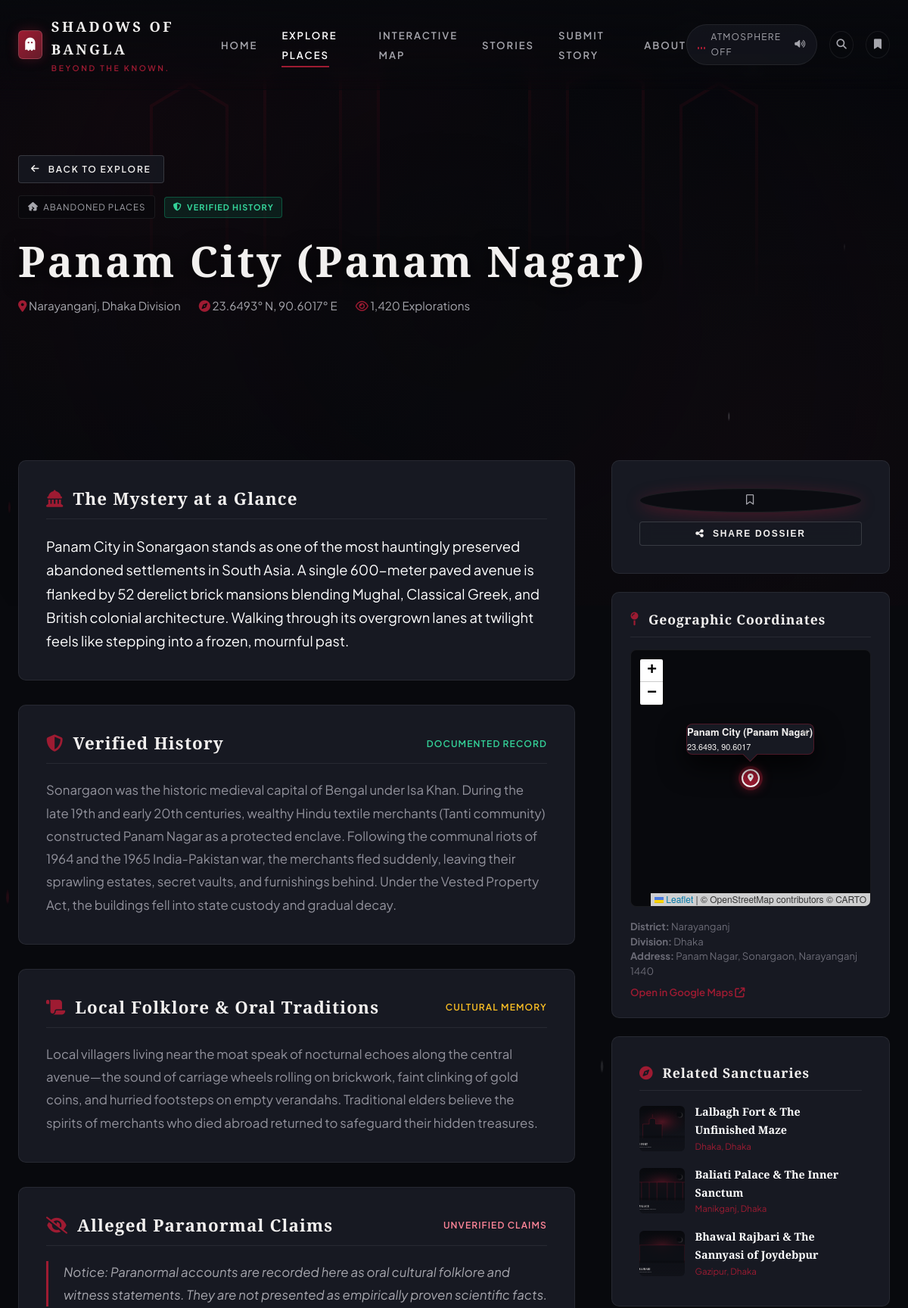
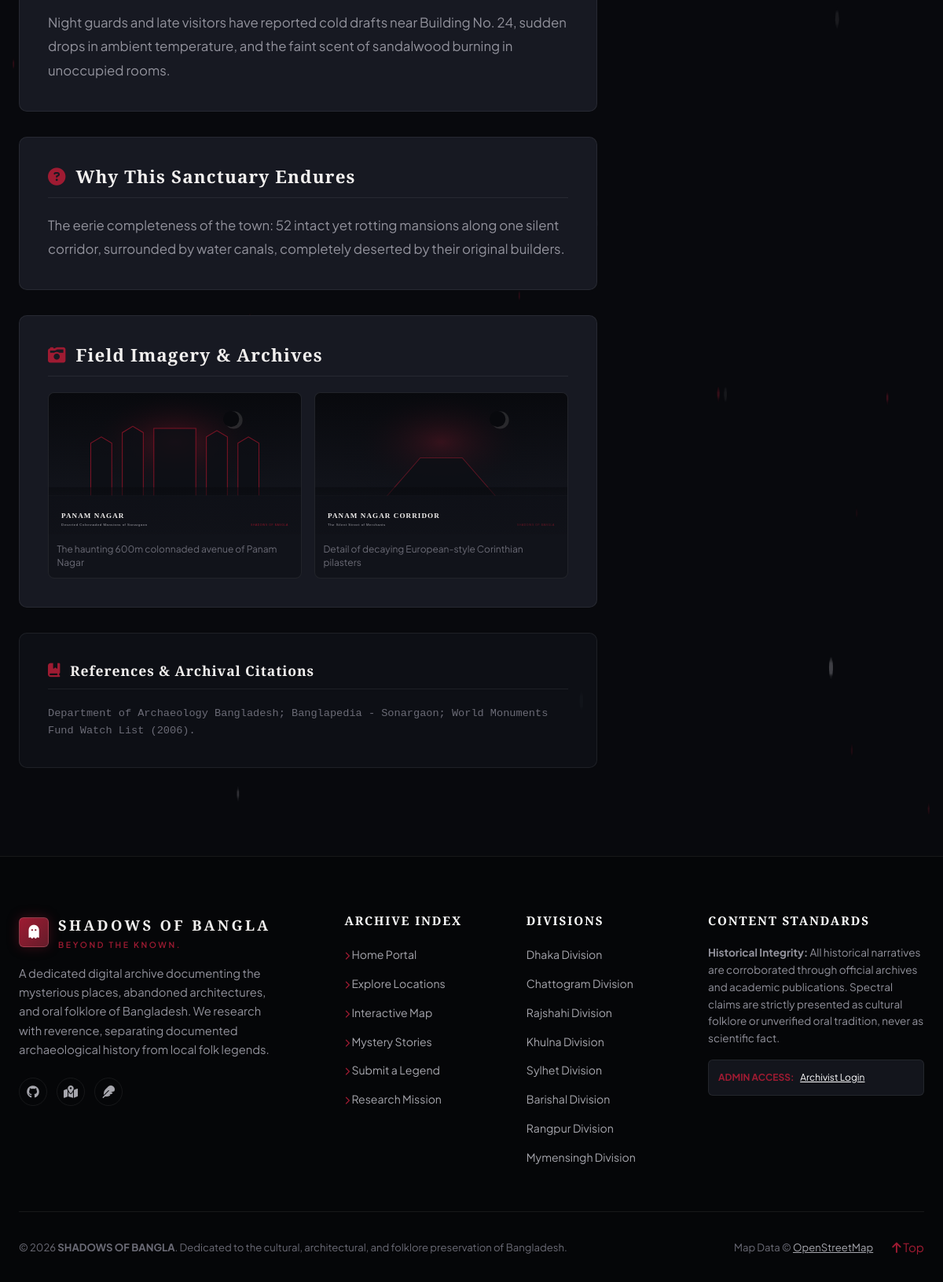
Screenshot of /place.php?slug=panam-city-sonargaon with the database file from the repository (2 pictures, top to bottom).
### tables this page shows
CREATE TABLE `places` (
  `id` INT UNSIGNED NOT NULL AUTO_INCREMENT,
  `name` VARCHAR(150) NOT NULL,
  `slug` VARCHAR(160) NOT NULL UNIQUE,
  `summary` VARCHAR(350) NOT NULL,
  `description` TEXT NOT NULL,
  `division` VARCHAR(50) NOT NULL,
  `district` VARCHAR(50) NOT NULL,
  `address` VARCHAR(255) DEFAULT NULL,
  `latitude` DECIMAL(10, 7) NOT NULL,
  `longitude` DECIMAL(10, 7) NOT NULL,
  `cover_image` VARCHAR(255) NOT NULL,
  `historical_background` LONGTEXT NOT NULL,
  `local_legends` LONGTEXT NOT NULL,
  `paranormal_claims` LONGTEXT DEFAULT NULL,
  `why_mysterious` LONGTEXT DEFAULT NULL,
  `category_id` INT UNSIGNED NOT NULL,
  `verification_status` ENUM('VERIFIED HISTORY', 'LOCAL FOLKLORE', 'UNVERIFIED LEGEND') NOT NULL DEFAULT 'LOCAL FOLKLORE',
  `sources` TEXT DEFAULT NULL,
  `is_featured` TINYINT(1) NOT NULL DEFAULT 0,
  `views_count` INT UNSIGNED NOT NULL DEFAULT 0,
  `created_at` TIMESTAMP NOT NULL DEFAULT CURRENT_TIMESTAMP,
  `updated_at` TIMESTAMP NOT NULL DEFAULT CURRENT_TIMESTAMP ON UPDATE CURRENT_TIMESTAMP,
  PRIMARY KEY (`id`),
  INDEX `idx_division` (`division`),
  INDEX `idx_district` (`district`),
  INDEX `idx_category` (`category_id`),
  INDEX `idx_featured` (`is_featured`),
  CONSTRAINT `fk_places_category` FOREIGN KEY (`category_id`) REFERENCES `categories` (`id`) ON DELETE RESTRICT ON UPDATE CASCADE
);

CREATE TABLE `categories` (
  `id` INT UNSIGNED NOT NULL AUTO_INCREMENT,
  `name` VARCHAR(100) NOT NULL UNIQUE,
  `slug` VARCHAR(100) NOT NULL UNIQUE,
  `description` TEXT DEFAULT NULL,
  `icon` VARCHAR(50) NOT NULL DEFAULT 'fa-ghost',
  `created_at` TIMESTAMP NOT NULL DEFAULT CURRENT_TIMESTAMP,
  PRIMARY KEY (`id`)
);

CREATE TABLE `place_images` (
  `id` INT UNSIGNED NOT NULL AUTO_INCREMENT,
  `place_id` INT UNSIGNED NOT NULL,
  `image_url` VARCHAR(255) NOT NULL,
  `caption` VARCHAR(255) DEFAULT NULL,
  `is_primary` TINYINT(1) NOT NULL DEFAULT 0,
  `created_at` TIMESTAMP NOT NULL DEFAULT CURRENT_TIMESTAMP,
  PRIMARY KEY (`id`),
  INDEX `idx_place_image_place` (`place_id`),
  CONSTRAINT `fk_place_images_place` FOREIGN KEY (`place_id`) REFERENCES `places` (`id`) ON DELETE CASCADE ON UPDATE CASCADE
);

### place.php (the view, shortened to what this page needs)
<?php
require_once __DIR__ . '/includes/functions.php';
$pdo = get_db_connection();
$slug = trim($_GET['slug'] ?? '');
$id = (int)($_GET['id'] ?? 0);
$place = null;
$galleryImages = [];
$relatedPlaces = [];
if ($pdo) {
    try {
        if (!empty($slug)) {
            $stmt = $pdo->prepare("SELECT p.*, c.name as category_name, c.slug as category_slug, c.icon as category_icon
                                   FROM places p
                                   JOIN categories c ON p.category_id = c.id
                                   WHERE p.slug = :slug LIMIT 1");
            $stmt->execute([':slug' => $slug]);
        } else {
            $stmt = $pdo->prepare("SELECT p.*, c.name as category_name, c.slug as category_slug, c.icon as category_icon
                                   FROM places p
                                   JOIN categories c ON p.category_id = c.id
                                   WHERE p.id = :id LIMIT 1");
            $stmt->execute([':id' => $id]);
        }
        $place = $stmt->fetch();
        if ($place) {
            $imgStmt = $pdo->prepare("SELECT * FROM place_images WHERE place_id = :id ORDER BY is_primary DESC, id ASC");
            $imgStmt->execute([':id' => $place['id']]);
            $galleryImages = $imgStmt->fetchAll();
            $relStmt = $pdo->prepare("SELECT p.*, c.name as category_name, c.slug as category_slug, c.icon as category_icon
                                      FROM places p
                                      JOIN categories c ON p.category_id = c.id
                                      WHERE p.id != :id AND (p.division = :division OR p.category_id = :catId)
                                      ORDER BY p.views_count DESC LIMIT 3");
            $relStmt->execute([
                ':id' => $place['id'],
                ':division' => $place['division'],
                ':catId' => $place['category_id']
            ]);
            $relatedPlaces = $relStmt->fetchAll();
        }
    } catch (PDOException $e) {
        error_log('Place query error: ' . $e->getMessage());
    }
}
require_once __DIR__ . '/includes/header.php';
?>
<section class="place-hero">
    <img src="<?= e($place['cover_image']) ?>" alt="<?= e($place['name']) ?>" class="place-hero-img">
    <div class="place-hero-overlay"></div>
    <div class="container" style="position: relative; z-index: 10;">
        <div style="margin-bottom: 1.25rem;">
            <a href="explore.php" class="btn btn-secondary btn-sm" style="margin-bottom: 1rem;">
                <i class="fa-solid fa-arrow-left"></i> Back to Explore
            </a>
            <div style="display: flex; gap: 0.75rem; align-items: center; flex-wrap: wrap;">
                <span class="category-pill">
                    <i class="fa-solid <?= e($place['category_icon']) ?>"></i> <?= e($place['category_name']) ?>
                </span>
                <?= render_verification_badge($place['verification_status']) ?>
            </div>
        </div>
        <h1 style="font-size: clamp(2rem, 5vw, 3.5rem); margin-bottom: 0.75rem; text-shadow: 0 4px 25px rgba(0,0,0,0.8);">
            <?= e($place['name']) ?>
        </h1>
        <div style="display: flex; align-items: center; gap: 1.5rem; flex-wrap: wrap; font-size: 0.95rem; color: var(--fog-grey);">
            <div>
                <i class="fa-solid fa-location-dot" style="color: var(--accent-red);"></i>
                <?= e($place['district']) ?>, <?= e($place['division']) ?> Division
            </div>
            <div>
                <i class="fa-solid fa-compass" style="color: var(--accent-red);"></i>
                <?= number_format($place['latitude'], 4) ?>° N, <?= number_format($place['longitude'], 4) ?>° E
            </div>
            <div>
                <i class="fa-regular fa-eye" style="color: var(--accent-red);"></i>
                <?= number_format($place['views_count']) ?> Explorations
            </div>
        </div>
    </div>
</section>
<section class="section-padding">
    <div class="container">
        <div class="place-details-grid">
            <div class="details-main">
                <div class="content-box">
                    <h2><i class="fa-solid fa-landmark-dome text-red"></i> The Mystery at a Glance</h2>
                    <p class="prose" style="font-size: 1.15rem; color: #fff; line-height: 1.7;">
                        <?= nl2br(e($place['description'])) ?>
                    </p>
                </div>
                <div class="content-box">
                    <h2>
                        <i class="fa-solid fa-shield-halved text-red"></i> Verified History
                        <span style="font-size: 0.75rem; margin-left: auto; color: #34d399; font-family: var(--font-sans); font-weight: 600;">
                            DOCUMENTED RECORD
                        </span>
                    </h2>
                    <div class="prose">
                        <?= nl2br(e($place['historical_background'])) ?>
                    </div>
                </div>
                <div class="content-box">
                    <h2>
                        <i class="fa-solid fa-scroll text-red"></i> Local Folklore & Oral Traditions
                        <span style="font-size: 0.75rem; margin-left: auto; color: #fbbf24; font-family: var(--font-sans); font-weight: 600;">
                            CULTURAL MEMORY
                        </span>
                    </h2>
                    <div class="prose">
                        <?= nl2br(e($place['local_legends'])) ?>
                    </div>
                </div>
                <?php if (!empty($place['paranormal_claims'])): ?>
                <div class="content-box">
                    <h2>
                        <i class="fa-solid fa-eye-slash text-red"></i> Alleged Paranormal Claims
                        <span style="font-size: 0.75rem; margin-left: auto; color: #ff8598; font-family: var(--font-sans); font-weight: 600;">
                            UNVERIFIED CLAIMS
                        </span>
                    </h2>
                    <div class="prose">
                        <blockquote style="border-left: 3px solid var(--accent-red); padding-left: 1.25rem; font-style: italic; color: var(--fog-grey); margin-bottom: 1rem;">
                            Notice: Paranormal accounts are recorded here as oral cultural folklore and witness statements. They are not presented as empirically proven scientific facts.
                        </blockquote>
                        <?= nl2br(e($place['paranormal_claims'])) ?>
                    </div>
                </div>
                <?php endif; ?>
                <?php if (!empty($place['why_mysterious'])): ?>
                <div class="content-box">
                    <h2><i class="fa-solid fa-circle-question text-red"></i> Why This Sanctuary Endures</h2>
                    <div class="prose">
                        <?= nl2br(e($place['why_mysterious'])) ?>
                    </div>
                </div>
                <?php endif; ?>
                <?php if (!empty($galleryImages)): ?>
                <div class="content-box">
                    <h2><i class="fa-solid fa-camera-retro text-red"></i> Field Imagery & Archives</h2>
                    <div style="display: grid; grid-template-columns: repeat(auto-fill, minmax(240px, 1fr)); gap: 1rem; margin-top: 1rem;">
                        <?php foreach ($galleryImages as $img): ?>
                            <div style="border-radius: 8px; overflow: hidden; border: 1px solid var(--border-subtle); background: var(--bg-secondary);">
                                <img src="<?= e($img['image_url']) ?>" alt="<?= e($img['caption'] ?: $place['name']) ?>" style="width: 100%; height: 180px; object-fit: cover;">
                                <?php if (!empty($img['caption'])): ?>
                                    <div style="padding: 0.65rem; font-size: 0.75rem; color: var(--text-muted); line-height: 1.4;">
                                        <?= e($img['caption']) ?>
                                    </div>
                                <?php endif; ?>
                            </div>
                        <?php endforeach; ?>
                    </div>
                </div>
                <?php endif; ?>
                <?php if (!empty($place['sources'])): ?>
                <div class="content-box" style="background: rgba(17, 19, 26, 0.7);">
                    <h3 style="font-size: 1.1rem;"><i class="fa-solid fa-book-bookmark text-red"></i> References & Archival Citations</h3>
                    <div style="font-size: 0.85rem; color: var(--text-muted); line-height: 1.6; font-family: monospace;">
                        <?= nl2br(e($place['sources'])) ?>
                    </div>
                </div>
                <?php endif; ?>
            </div>
            <aside class="details-sidebar">
                <div class="sidebar-sticky">
                    <div class="content-box" style="margin-bottom: 1.5rem; text-align: center;">
                        <button class="btn btn-primary bookmark-btn"
                                style="width: 100%; margin-bottom: 0.75rem;"
                                data-id="<?= e($place['id']) ?>"
                                data-slug="<?= e($place['slug']) ?>"
                                data-name="<?= e($place['name']) ?>"
                                data-district="<?= e($place['district']) ?>"
                                data-division="<?= e($place['division']) ?>"
                                data-image="<?= e($place['cover_image']) ?>"
                                data-category="<?= e($place['category_name']) ?>">
                        </button>
                        <button onclick="navigator.clipboard.writeText(window.location.href); alert('Dossier link copied to clipboard!');" class="btn btn-secondary btn-sm" style="width: 100%;">
                            <i class="fa-solid fa-share-nodes"></i> Share Dossier
                        </button>
                    </div>
                    <div class="content-box" style="margin-bottom: 1.5rem; padding: 1.5rem;">
                        <h3 style="font-size: 1.1rem; margin-bottom: 1rem;"><i class="fa-solid fa-map-pin text-red"></i> Geographic Coordinates</h3>
                        <div id="place-mini-map"
                             data-lat="<?= (float)$place['latitude'] ?>"
                             data-lng="<?= (float)$place['longitude'] ?>"
                             data-name="<?= e($place['name']) ?>"></div>
                        <div style="margin-top: 1rem; font-size: 0.82rem; color: var(--text-muted); line-height: 1.5;">
                            <div><strong>District:</strong> <?= e($place['district']) ?></div>
                            <div><strong>Division:</strong> <?= e($place['division']) ?></div>
                            <?php if (!empty($place['address'])): ?>
                                <div><strong>Address:</strong> <?= e($place['address']) ?></div>
                            <?php endif; ?>
                            <div style="margin-top: 0.5rem;">
                                <a href="https://www.google.com/maps?q=<?= (float)$place['latitude'] ?>,<?= (float)$place['longitude'] ?>" target="_blank" rel="noopener" style="color: var(--accent-red); font-weight: 600;">
                                    Open in Google Maps <i class="fa-solid fa-arrow-up-right-from-square"></i>
                                </a>
                            </div>
                        </div>
                    </div>
                    <?php if (!empty($relatedPlaces)): ?>
                    <div class="content-box">
                        <h3 style="font-size: 1.1rem; margin-bottom: 1rem;"><i class="fa-solid fa-compass text-red"></i> Related Sanctuaries</h3>
                        <div style="display: flex; flex-direction: column; gap: 1rem;">
                            <?php foreach ($relatedPlaces as $rel): ?>
                                <a href="place.php?slug=<?= e($rel['slug']) ?>" style="display: flex; gap: 0.85rem; align-items: center; text-decoration: none;">
                                    <img src="<?= e($rel['cover_image']) ?>" alt="<?= e($rel['name']) ?>" style="width: 60px; height: 60px; border-radius: 6px; object-fit: cover; flex-shrink: 0;">
                                    <div>
                                        <div style="font-size: 0.9rem; font-weight: 600; color: #fff; font-family: var(--font-serif);"><?= e($rel['name']) ?></div>
                                        <div style="font-size: 0.72rem; color: var(--accent-red);"><?= e($rel['district']) ?>, <?= e($rel['division']) ?></div>
                                    </div>
                                </a>
                            <?php endforeach; ?>
                        </div>
                    </div>
                    <?php endif; ?>
                </div>
            </aside>
        </div>
    </div>
</section>
<?php require_once __DIR__ . '/includes/footer.php'; ?>

### rows the page displays
places: cover_image (picture), category.name "ABANDONED PLACES", name "Panam City (Panam Nagar)", district "Narayanganj", division "Dhaka", latitude "23.6493", longitude "90.6017", views_count "1,420", description "Panam City in Sonargaon stands as one of the most hauntingly preserved abandoned settlements in South Asia. A single 600-meter paved avenue is flanked by 52 derelict brick mansions blending Mughal, Classical Greek, and British colonial architecture. Walking through its overgrown lanes at twilight feels like stepping into a frozen, mournful past.", historical_background "Sonargaon was the historic medieval capital of Bengal under Isa Khan. During the late 19th and early 20th centuries, wealthy Hindu textile merchants (Tanti community) constructed Panam Nagar as a protected enclave. Following the communal riots of 1964 and the 1965 India-Pakistan war, the merchants fled suddenly, leaving their sprawling estates, secret vaults, and furnishings behind. Under the Vested Property Act, the buildings fell into state custody and gradual decay.", local_legends "Local villagers living near the moat speak of nocturnal echoes along the central avenue—the sound of carriage wheels rolling on brickwork, faint clinking of gold coins, and hurried footsteps on empty verandahs. Traditional elders believe the spirits of merchants who died abroad returned to safeguard their hidden treasures.", paranormal_claims "Night guards and late visitors have reported cold drafts near Building No. 24, sudden drops in ambient temperature, and the faint scent of sandalwood burning in unoccupied rooms.", why_mysterious "The eerie completeness of the town: 52 intact yet rotting mansions along one silent corridor, surrounded by water canals, completely deserted by their original builders.", sources "Department of Archaeology Bangladesh; Banglapedia - Sonargaon; World Monuments Fund Watch List (2006).", address "Panam Nagar, Sonargaon, Narayanganj 1440"
place_images: image_url (picture), caption "The haunting 600m colonnaded avenue of Panam Nagar"
place_images: image_url (picture), caption "Detail of decaying European-style Corinthian pilasters"
places: cover_image (picture), name "Lalbagh Fort & The Unfinished Maze", district "Dhaka", division "Dhaka"
places: cover_image (picture), name "Baliati Palace & The Inner Sanctum", district "Manikganj", division "Dhaka"
places: cover_image (picture), name "Bhawal Rajbari & The Sannyasi of Joydebpur", district "Gazipur", division "Dhaka"
